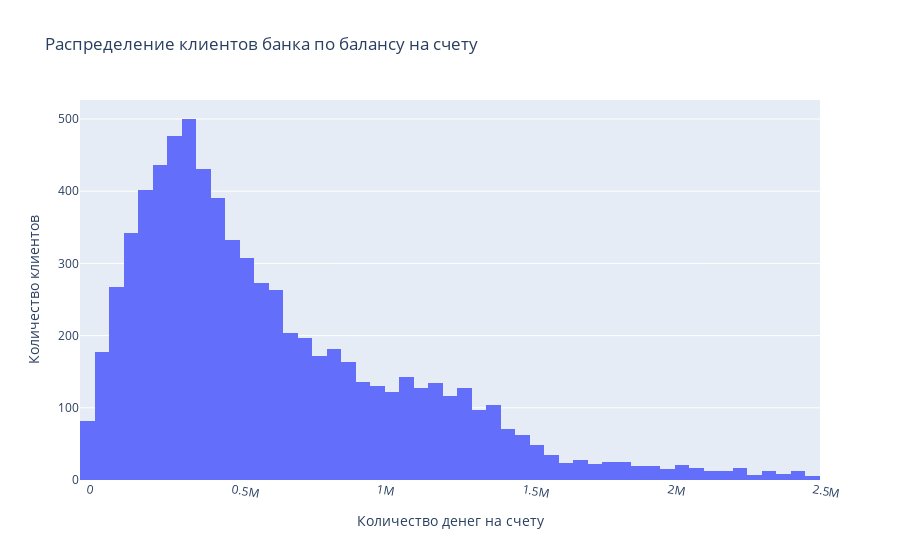

Write notebook code for a chart like this one.
### Markdown cell above
Посмотрим на распределение клиентов по балансу и з\п

### Code cell
fig = px.histogram(df.query('balance != -666'),
             x='balance',
                    
             nbins=50,
             
             title='Распределение клиентов банка по балансу на счету')
fig.update_xaxes(tickangle=10)
fig.update_xaxes(title_text='Количество денег на счету')
fig.update_yaxes(title_text='Количество клиентов')
fig.show()

### Figure 1 — Plotly figure (JSON) as saved in the notebook; plotly's stock layout.template omitted (floating-point values rounded to 4 significant figures; data arrays with more than 128 entries replaced by an {"elided": "..."} marker saying what was removed)
{"data": [{"alignmentgroup": "True", "bingroup": "x", "hovertemplate": "balance=%{x}<br>count=%{y}<extra></extra>", "legendgroup": "", "marker": {"color": "#636efa", "pattern": {"shape": ""}}, "name": "", "nbinsx": 50, "offsetgroup": "", "orientation": "v", "showlegend": false, "type": "histogram", "x": {"elided": "7352 float values"}, "xaxis": "x", "yaxis": "y"}], "layout": {"barmode": "relative", "legend": {"tracegroupgap": 0}, "title": {"text": "Распределение клиентов банка по балансу на счету"}, "xaxis": {"anchor": "y", "domain": [0, 1], "tickangle": 10, "title": {"text": "Количество денег на счету"}}, "yaxis": {"anchor": "x", "domain": [0, 1], "title": {"text": "Количество клиентов"}}}}
